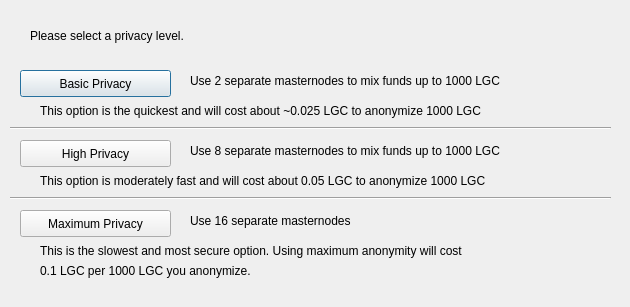
<?xml version="1.0" encoding="UTF-8"?>
<ui version="4.0">
 <class>DarksendConfig</class>
 <widget class="QDialog" name="DarksendConfig">
  <property name="geometry">
   <rect>
    <x>0</x>
    <y>0</y>
    <width>630</width>
    <height>307</height>
   </rect>
  </property>
  <property name="windowTitle">
   <string>Configure Darksend</string>
  </property>
  <widget class="QPushButton" name="buttonBasic">
   <property name="geometry">
    <rect>
     <x>20</x>
     <y>70</y>
     <width>151</width>
     <height>27</height>
    </rect>
   </property>
   <property name="text">
    <string>Basic Privacy</string>
   </property>
  </widget>
  <widget class="QPushButton" name="buttonHigh">
   <property name="geometry">
    <rect>
     <x>20</x>
     <y>140</y>
     <width>151</width>
     <height>27</height>
    </rect>
   </property>
   <property name="text">
    <string>High Privacy</string>
   </property>
  </widget>
  <widget class="QPushButton" name="buttonMax">
   <property name="geometry">
    <rect>
     <x>20</x>
     <y>210</y>
     <width>151</width>
     <height>27</height>
    </rect>
   </property>
   <property name="text">
    <string>Maximum Privacy</string>
   </property>
  </widget>
  <widget class="QLabel" name="label">
   <property name="geometry">
    <rect>
     <x>30</x>
     <y>20</y>
     <width>571</width>
     <height>31</height>
    </rect>
   </property>
   <property name="text">
    <string>Please select a privacy level.</string>
   </property>
  </widget>
  <widget class="QLabel" name="label_2">
   <property name="geometry">
    <rect>
     <x>190</x>
     <y>70</y>
     <width>421</width>
     <height>21</height>
    </rect>
   </property>
   <property name="text">
    <string>Use 2 separate masternodes to mix funds up to 1000 LGC</string>
   </property>
  </widget>
  <widget class="QLabel" name="label_3">
   <property name="geometry">
    <rect>
     <x>190</x>
     <y>140</y>
     <width>411</width>
     <height>21</height>
    </rect>
   </property>
   <property name="text">
    <string>Use 8 separate masternodes to mix funds up to 1000 LGC</string>
   </property>
  </widget>
  <widget class="QLabel" name="label_4">
   <property name="geometry">
    <rect>
     <x>190</x>
     <y>210</y>
     <width>421</width>
     <height>21</height>
    </rect>
   </property>
   <property name="text">
    <string>Use 16 separate masternodes</string>
   </property>
  </widget>
  <widget class="QLabel" name="label_6">
   <property name="geometry">
    <rect>
     <x>40</x>
     <y>100</y>
     <width>561</width>
     <height>21</height>
    </rect>
   </property>
   <property name="text">
    <string>This option is the quickest and will cost about ~0.025 LGC to anonymize 1000 LGC</string>
   </property>
  </widget>
  <widget class="QLabel" name="label_7">
   <property name="geometry">
    <rect>
     <x>40</x>
     <y>170</y>
     <width>561</width>
     <height>21</height>
    </rect>
   </property>
   <property name="text">
    <string>This option is moderately fast and will cost about 0.05 LGC to anonymize 1000 LGC</string>
   </property>
  </widget>
  <widget class="QLabel" name="label_8">
   <property name="geometry">
    <rect>
     <x>40</x>
     <y>240</y>
     <width>561</width>
     <height>21</height>
    </rect>
   </property>
   <property name="text">
    <string>This is the slowest and most secure option. Using maximum anonymity will cost</string>
   </property>
  </widget>
  <widget class="QLabel" name="label_9">
   <property name="geometry">
    <rect>
     <x>40</x>
     <y>260</y>
     <width>561</width>
     <height>21</height>
    </rect>
   </property>
   <property name="text">
    <string>0.1 LGC per 1000 LGC you anonymize.</string>
   </property>
  </widget>
  <widget class="Line" name="line">
   <property name="geometry">
    <rect>
     <x>10</x>
     <y>120</y>
     <width>601</width>
     <height>16</height>
    </rect>
   </property>
   <property name="orientation">
    <enum>Qt::Horizontal</enum>
   </property>
  </widget>
  <widget class="Line" name="line_2">
   <property name="geometry">
    <rect>
     <x>10</x>
     <y>190</y>
     <width>601</width>
     <height>16</height>
    </rect>
   </property>
   <property name="orientation">
    <enum>Qt::Horizontal</enum>
   </property>
  </widget>
 </widget>
 <resources/>
 <connections/>
</ui>
